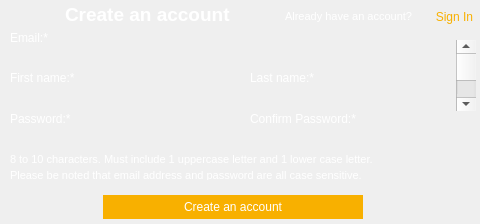
<?xml version="1.0" encoding="UTF-8"?>
<ui version="4.0">
 <class>Dialog</class>
 <widget class="QDialog" name="Dialog">
  <property name="geometry">
   <rect>
    <x>0</x>
    <y>0</y>
    <width>480</width>
    <height>224</height>
   </rect>
  </property>
  <property name="windowTitle">
   <string>Dialog</string>
  </property>
  <widget class="QWidget" name="widget" native="true">
   <property name="geometry">
    <rect>
     <x>0</x>
     <y>0</y>
     <width>480</width>
     <height>224</height>
    </rect>
   </property>
   <property name="styleSheet">
    <string notr="true">.QWidget{background-image: url(:/public/png/public/rectangle.png);border:0px;}</string>
   </property>
   <widget class="QPushButton" name="back">
    <property name="geometry">
     <rect>
      <x>10</x>
      <y>4</y>
      <width>49</width>
      <height>24</height>
     </rect>
    </property>
    <property name="styleSheet">
     <string notr="true">.QPushButton{background-image: url(:/public/png/public/back.png); border:0;}</string>
    </property>
    <property name="text">
     <string/>
    </property>
   </widget>
   <widget class="QLabel" name="title">
    <property name="geometry">
     <rect>
      <x>65</x>
      <y>-3</y>
      <width>210</width>
      <height>34</height>
     </rect>
    </property>
    <property name="font">
     <font>
      <family>Arial</family>
      <pointsize>14</pointsize>
      <weight>75</weight>
      <bold>true</bold>
     </font>
    </property>
    <property name="styleSheet">
     <string notr="true">.QLabel{background-color: transparent; border:0; color :white}</string>
    </property>
    <property name="text">
     <string>Create an account</string>
    </property>
   </widget>
   <widget class="QPushButton" name="create_account">
    <property name="geometry">
     <rect>
      <x>103</x>
      <y>195</y>
      <width>260</width>
      <height>24</height>
     </rect>
    </property>
    <property name="styleSheet">
     <string notr="true">QPushButton{background-color: rgb(248,176,0); border:0; color :white}</string>
    </property>
    <property name="text">
     <string>Create an account</string>
    </property>
   </widget>
   <widget class="QLineEdit" name="email">
    <property name="geometry">
     <rect>
      <x>10</x>
      <y>46</y>
      <width>220</width>
      <height>24</height>
     </rect>
    </property>
    <property name="styleSheet">
     <string notr="true">QLineEdit{background-image: url(:/public/png/public/rectangle-copy.png);background-color: transparent; border:0; color :white}</string>
    </property>
    <property name="inputMask">
     <string/>
    </property>
    <property name="text">
     <string notr="true"/>
    </property>
    <property name="placeholderText">
     <string/>
    </property>
   </widget>
   <widget class="QLabel" name="email_hint">
    <property name="geometry">
     <rect>
      <x>10</x>
      <y>30</y>
      <width>180</width>
      <height>16</height>
     </rect>
    </property>
    <property name="styleSheet">
     <string notr="true">.QLabel{background-color: transparent; border:0; color :white}</string>
    </property>
    <property name="text">
     <string>Email:*</string>
    </property>
   </widget>
   <widget class="QLineEdit" name="password">
    <property name="geometry">
     <rect>
      <x>10</x>
      <y>127</y>
      <width>220</width>
      <height>24</height>
     </rect>
    </property>
    <property name="styleSheet">
     <string notr="true">QLineEdit{background-image: url(:/public/png/public/rectangle-copy.png);background-color: transparent; border:0; color :white}
</string>
    </property>
    <property name="inputMask">
     <string/>
    </property>
    <property name="text">
     <string notr="true"/>
    </property>
    <property name="placeholderText">
     <string/>
    </property>
   </widget>
   <widget class="QLabel" name="password_hint">
    <property name="geometry">
     <rect>
      <x>10</x>
      <y>111</y>
      <width>180</width>
      <height>16</height>
     </rect>
    </property>
    <property name="styleSheet">
     <string notr="true">.QLabel{background-color: transparent; border:0; color :white}</string>
    </property>
    <property name="text">
     <string>Password:*</string>
    </property>
   </widget>
   <widget class="QLineEdit" name="confirm_psw">
    <property name="geometry">
     <rect>
      <x>250</x>
      <y>127</y>
      <width>220</width>
      <height>24</height>
     </rect>
    </property>
    <property name="styleSheet">
     <string notr="true">QLineEdit{background-image: url(:/public/png/public/rectangle-copy.png);background-color: transparent; border:0; color :white}
</string>
    </property>
    <property name="inputMask">
     <string/>
    </property>
    <property name="text">
     <string notr="true"/>
    </property>
    <property name="placeholderText">
     <string/>
    </property>
   </widget>
   <widget class="QLabel" name="confirm_psw_hint">
    <property name="geometry">
     <rect>
      <x>250</x>
      <y>111</y>
      <width>180</width>
      <height>16</height>
     </rect>
    </property>
    <property name="styleSheet">
     <string notr="true">.QLabel{background-color: transparent; border:0; color :white}</string>
    </property>
    <property name="text">
     <string>Confirm Password:*</string>
    </property>
   </widget>
   <widget class="QLabel" name="psw_guide">
    <property name="geometry">
     <rect>
      <x>10</x>
      <y>151</y>
      <width>460</width>
      <height>16</height>
     </rect>
    </property>
    <property name="font">
     <font>
      <pointsize>8</pointsize>
     </font>
    </property>
    <property name="styleSheet">
     <string notr="true">.QLabel{background-color: transparent; border:0; color :white}</string>
    </property>
    <property name="text">
     <string>8 to 10 characters. Must include 1 uppercase letter and 1 lower case letter.</string>
    </property>
   </widget>
   <widget class="QLabel" name="last_name_hint">
    <property name="geometry">
     <rect>
      <x>250</x>
      <y>70</y>
      <width>180</width>
      <height>16</height>
     </rect>
    </property>
    <property name="styleSheet">
     <string notr="true">.QLabel{background-color: transparent; border:0; color :white}</string>
    </property>
    <property name="text">
     <string>Last name:*</string>
    </property>
   </widget>
   <widget class="QLabel" name="first_name_hint">
    <property name="geometry">
     <rect>
      <x>10</x>
      <y>70</y>
      <width>180</width>
      <height>16</height>
     </rect>
    </property>
    <property name="styleSheet">
     <string notr="true">.QLabel{background-color: transparent; border:0; color :white}</string>
    </property>
    <property name="text">
     <string>First name:*</string>
    </property>
   </widget>
   <widget class="QLineEdit" name="last_name">
    <property name="geometry">
     <rect>
      <x>250</x>
      <y>86</y>
      <width>220</width>
      <height>24</height>
     </rect>
    </property>
    <property name="styleSheet">
     <string notr="true">QLineEdit{background-image: url(:/public/png/public/rectangle-copy.png);background-color: transparent; border:0; color :white}
</string>
    </property>
    <property name="inputMask">
     <string/>
    </property>
    <property name="text">
     <string notr="true"/>
    </property>
    <property name="placeholderText">
     <string/>
    </property>
   </widget>
   <widget class="QLineEdit" name="first_name">
    <property name="geometry">
     <rect>
      <x>10</x>
      <y>86</y>
      <width>220</width>
      <height>24</height>
     </rect>
    </property>
    <property name="styleSheet">
     <string notr="true">QLineEdit{background-image: url(:/public/png/public/rectangle-copy.png);background-color: transparent; border:0; color :white}
</string>
    </property>
    <property name="inputMask">
     <string/>
    </property>
    <property name="text">
     <string notr="true"/>
    </property>
    <property name="placeholderText">
     <string/>
    </property>
   </widget>
   <widget class="QLabel" name="sign_in_guide">
    <property name="geometry">
     <rect>
      <x>285</x>
      <y>7</y>
      <width>147</width>
      <height>18</height>
     </rect>
    </property>
    <property name="font">
     <font>
      <pointsize>8</pointsize>
     </font>
    </property>
    <property name="styleSheet">
     <string notr="true">.QLabel{background-color: transparent; border:0; color :white}</string>
    </property>
    <property name="text">
     <string>Already have an account?</string>
    </property>
   </widget>
   <widget class="QPushButton" name="sign_in_bt">
    <property name="geometry">
     <rect>
      <x>430</x>
      <y>7</y>
      <width>49</width>
      <height>20</height>
     </rect>
    </property>
    <property name="styleSheet">
     <string notr="true">QPushButton{background-color: transparent; border:0; color : rgb(248,176,0)}</string>
    </property>
    <property name="text">
     <string>Sign In</string>
    </property>
   </widget>
   <widget class="QScrollBar" name="scroll">
    <property name="geometry">
     <rect>
      <x>456</x>
      <y>40</y>
      <width>20</width>
      <height>71</height>
     </rect>
    </property>
    <property name="orientation">
     <enum>Qt::Vertical</enum>
    </property>
   </widget>
   <widget class="QLabel" name="psw_guide_2">
    <property name="geometry">
     <rect>
      <x>10</x>
      <y>170</y>
      <width>460</width>
      <height>10</height>
     </rect>
    </property>
    <property name="font">
     <font>
      <pointsize>8</pointsize>
     </font>
    </property>
    <property name="styleSheet">
     <string notr="true">.QLabel{background-color: transparent; border:0; color :white}</string>
    </property>
    <property name="text">
     <string>Please be noted that email address and password are all case sensitive.</string>
    </property>
   </widget>
  </widget>
 </widget>
 <resources>
  <include location="../../title.qrc"/>
 </resources>
 <connections/>
</ui>
